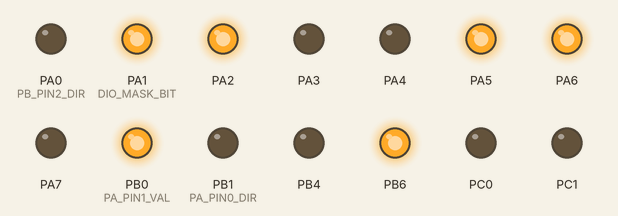
The program below on a simulated ATmega32, built with avr-gcc and emulated at 1 MHz. On the bench: output pins drawn as LEDs (lit = HIGH).

Above: at 0.1 s.
At 2.7 s:
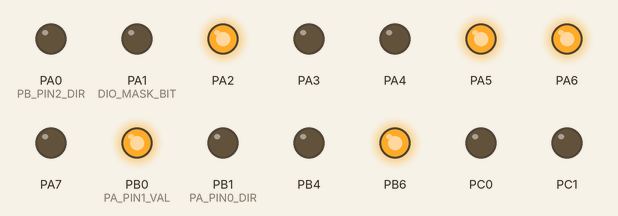
Timing chart, 0 to 3.0 s (numbered marks = the images above):
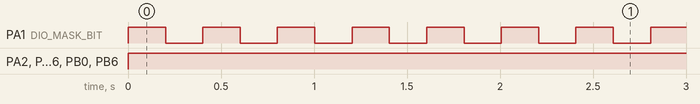

The program:

main.c
```c
/*
 * main.c
 *
 *  Created on: Dec 4, 2023
 *      Author: khaled
 */

#include "STD_TYPES.h"
#include "errorState.h"

#include "DIO_int.h"
#include "LED_conf.h"
#include "LED_int.h"

#include <util/delay.h>

extern LED_T LED_AStrLedConf[LED_NUM];

int main() {
	DIO_enuInit();
	LED_enuInit(LED_AStrLedConf);
	while (1) {
		LED_enuTurnOn(&LED_AStrLedConf[1]);
		_delay_ms(200);
		LED_enuTurnOff(&LED_AStrLedConf[1]);
		_delay_ms(200);

	}
}
```

LED_conf.c
```c
/*
 * LED_conf.c
 *
 *  Created on: Dec 4, 2023
 *      Author: khaled
 */
#include "errorState.h"
#include "STD_TYPES.h"

#include "LED_priv.h"
#include "LED_conf.h"
#include "DIO_int.h"

LED_T LED_AStrLedConf[LED_NUM] = {
		{ DIO_u8PORTA, DIO_u8PIN0, LED_SINK, LED_ON, }, { DIO_u8PORTA,
				DIO_u8PIN1, LED_SOURCE, LED_OFF, } };
```

LED_conf.h
```c
/*
 * LED_conf.h
 *
 *  Created on: Dec 4, 2023
 *      Author: khaled
 */

#ifndef LED_CONF_H_
#define LED_CONF_H_

#define LED_NUM  2

typedef struct{
	u8 LED_PortID;
	u8 LED_PinID;
	u8 LED_Connection;
	u8 LED_InitState;
}LED_T;


#endif /* LED_CONF_H_ */
```

LED_int.h
```c
#ifndef LED_INT_H_
#define LED_INT_H_


ES_t LED_enuInit(LED_T * Copy_pstrucLedConfig);

ES_t LED_enuTurnOn(LED_T * Copy_pstrucLedID);

ES_t LED_enuTurnOff(LED_T * Copy_pstrucLedID);

#endif /* LED_INT_H_ */
```

LED_priv.h
```c
/*
 * LED_priv.h
 *
 *  Created on: Dec 4, 2023
 *      Author: khaled
 */

#ifndef LED_PRIV_H_
#define LED_PRIV_H_

#define LED_SINK		0
#define LED_SOURCE		1

#define LED_ON			1
#define LED_OFF			0

#endif /* LED_PRIV_H_ */
```

LED_prog.c
```c
#include "errorState.h"
#include "STD_TYPES.h"

#include "LED_conf.h"
#include "LED_priv.h"

#include "DIO_int.h"

ES_t LED_enuInit(LED_T* Copy_pstrucLedConfig) {
	ES_t Local_enuErrorState = ES_NOTOK;
	if (Copy_pstrucLedConfig != NULL) {
		u8 Local_u8Iterator;

		for (Local_u8Iterator = 0; Local_u8Iterator < LED_NUM;
				++Local_u8Iterator) {

			DIO_enuSetPinDirection(
					Copy_pstrucLedConfig[Local_u8Iterator].LED_PortID,
					Copy_pstrucLedConfig[Local_u8Iterator].LED_PinID,
					DIO_u8OUTPUT);
			if (Copy_pstrucLedConfig[Local_u8Iterator].LED_Connection
					== LED_SOURCE) {

				if (Copy_pstrucLedConfig[Local_u8Iterator].LED_InitState
						== LED_ON)

				{
					Local_enuErrorState = DIO_enuSetPintValue(
							Copy_pstrucLedConfig[Local_u8Iterator].LED_PortID,
							Copy_pstrucLedConfig[Local_u8Iterator].LED_PinID,
							DIO_u8HIGH);
				} else if (Copy_pstrucLedConfig[Local_u8Iterator].LED_InitState
						== LED_OFF) {
					Local_enuErrorState = DIO_enuSetPintValue(
							Copy_pstrucLedConfig[Local_u8Iterator].LED_PortID,
							Copy_pstrucLedConfig[Local_u8Iterator].LED_PinID,
							DIO_u8LOW);
				} else {
					return ES_OUT_OF_RANGE;
				}

			} else if (Copy_pstrucLedConfig[Local_u8Iterator].LED_Connection
					== LED_SINK) {
				if (Copy_pstrucLedConfig[Local_u8Iterator].LED_InitState
						== LED_ON)

				{
					Local_enuErrorState = DIO_enuSetPintValue(
							Copy_pstrucLedConfig[Local_u8Iterator].LED_PortID,
							Copy_pstrucLedConfig[Local_u8Iterator].LED_PinID,
							DIO_u8LOW);
				} else if (Copy_pstrucLedConfig[Local_u8Iterator].LED_InitState
						== LED_OFF) {
					Local_enuErrorState = DIO_enuSetPintValue(
							Copy_pstrucLedConfig[Local_u8Iterator].LED_PortID,
							Copy_pstrucLedConfig[Local_u8Iterator].LED_PinID,
							DIO_u8HIGH);
				} else {
					return ES_OUT_OF_RANGE;
				}

			} else {
				return ES_OUT_OF_RANGE;
			}

		}

	} else {
		return ES_NULL_POINTER;
	}

	return Local_enuErrorState;

}

ES_t LED_enuTurnOn(LED_T* Copy_pstrucLedID) {
	ES_t Local_enuErrorState = ES_NOTOK;
	if (Copy_pstrucLedID != NULL) {
		if (Copy_pstrucLedID->LED_Connection == LED_SOURCE) {
			Local_enuErrorState = DIO_enuSetPintValue(
					Copy_pstrucLedID->LED_PortID, Copy_pstrucLedID->LED_PinID,
					DIO_u8HIGH);
		} else if (Copy_pstrucLedID->LED_Connection == LED_SINK) {
			Local_enuErrorState = DIO_enuSetPintValue(
					Copy_pstrucLedID->LED_PortID, Copy_pstrucLedID->LED_PinID,
					DIO_u8LOW);
		} else {
			return ES_OUT_OF_RANGE;
		}

	} else {
		Local_enuErrorState = ES_NULL_POINTER;
	}

	return Local_enuErrorState;

}
ES_t LED_enuTurnOff(LED_T* Copy_pstrucLedID) {
	ES_t Local_enuErrorState = ES_NOTOK;
	if (Copy_pstrucLedID != NULL) {
		if (Copy_pstrucLedID->LED_Connection == LED_SOURCE) {
			Local_enuErrorState = DIO_enuSetPintValue(
					Copy_pstrucLedID->LED_PortID, Copy_pstrucLedID->LED_PinID,
					DIO_u8LOW);
		} else if (Copy_pstrucLedID->LED_Connection == LED_SINK) {
			Local_enuErrorState = DIO_enuSetPintValue(
					Copy_pstrucLedID->LED_PortID, Copy_pstrucLedID->LED_PinID,
					DIO_u8HIGH);
		} else {
			return ES_OUT_OF_RANGE;
		}

	} else {
		Local_enuErrorState = ES_NULL_POINTER;
	}

	return Local_enuErrorState;

}
```

errorState.h
```c
/*
 * errorState.h
 *
 *  Created on: Nov 30, 2023
 *      Author: khaled
 */

#ifndef ERRORSTATE_H_
#define ERRORSTATE_H_

typedef enum
{
	ES_NOTOK,
	ES_OK,
	ES_OUT_OF_RANGE,
	ES_NULL_POINTER,
}ES_t;

#endif /* ERRORSTATE_H_ */
```

DIO_config.h
```c
/*
 * DIO_config.h
 *
 *  Created on: Nov 30, 2023
 *      Author: khaled
 */

#ifndef DIO_CONFIG_H_
#define DIO_CONFIG_H_

#define PA_PIN0_DIR		OUTPUT
#define PA_PIN1_DIR		OUTPUT
#define PA_PIN2_DIR		OUTPUT
#define PA_PIN3_DIR		OUTPUT
#define PA_PIN4_DIR		OUTPUT
#define PA_PIN5_DIR		OUTPUT
#define PA_PIN6_DIR		OUTPUT
#define PA_PIN7_DIR		OUTPUT

#define PB_PIN0_DIR		OUTPUT
#define PB_PIN1_DIR		OUTPUT
#define PB_PIN2_DIR		INPUT
#define PB_PIN3_DIR		INPUT
#define PB_PIN4_DIR		OUTPUT
#define PB_PIN5_DIR		INPUT
#define PB_PIN6_DIR		OUTPUT
#define PB_PIN7_DIR		INPUT

#define PC_PIN0_DIR		OUTPUT
#define PC_PIN1_DIR		OUTPUT
#define PC_PIN2_DIR		OUTPUT
#define PC_PIN3_DIR		OUTPUT
#define PC_PIN4_DIR		OUTPUT
#define PC_PIN5_DIR		OUTPUT
#define PC_PIN6_DIR		OUTPUT
#define PC_PIN7_DIR		OUTPUT

#define PD_PIN0_DIR		OUTPUT
#define PD_PIN1_DIR		OUTPUT
#define PD_PIN2_DIR		INPUT
#define PD_PIN3_DIR		INPUT
#define PD_PIN4_DIR		OUTPUT
#define PD_PIN5_DIR		INPUT
#define PD_PIN6_DIR		OUTPUT
#define PD_PIN7_DIR		INPUT


#define PA_PIN0_VAL       HIGH
#define PA_PIN1_VAL       LOW
#define PA_PIN2_VAL       PULL_UP
#define PA_PIN3_VAL       FLOAT
#define PA_PIN4_VAL       LOW
#define PA_PIN5_VAL       PULL_UP
#define PA_PIN6_VAL       HIGH
#define PA_PIN7_VAL       FLOAT

#define PB_PIN0_VAL        HIGH
#define PB_PIN1_VAL        LOW
#define PB_PIN2_VAL        PULL_UP
#define PB_PIN3_VAL        FLOAT
#define PB_PIN4_VAL        LOW
#define PB_PIN5_VAL        PULL_UP
#define PB_PIN6_VAL        HIGH
#define PB_PIN7_VAL        FLOAT

#define PC_PIN0_VAL        LOW
#define PC_PIN1_VAL        LOW
#define PC_PIN2_VAL        LOW
#define PC_PIN3_VAL        LOW
#define PC_PIN4_VAL        LOW
#define PC_PIN5_VAL        LOW
#define PC_PIN6_VAL        LOW
#define PC_PIN7_VAL        LOW

#define PD_PIN0_VAL        HIGH
#define PD_PIN1_VAL        LOW
#define PD_PIN2_VAL        PULL_UP
#define PD_PIN3_VAL        FLOAT
#define PD_PIN4_VAL        LOW
#define PD_PIN5_VAL        PULL_UP
#define PD_PIN6_VAL        HIGH
#define PD_PIN7_VAL        FLOAT


#endif /* DIO_CONFIG_H_ */
```

DIO_int.h
```c
#include "errorState.h"
#ifndef DIO_INT_H_
#define DIO_INT_H_

#define DIO_u8PORTA	0
#define DIO_u8PORTB	1
#define DIO_u8PORTC	2
#define DIO_u8PORTD	3


#define DIO_u8PIN0	0
#define DIO_u8PIN1	1
#define DIO_u8PIN2	2
#define DIO_u8PIN3	3
#define DIO_u8PIN4	4
#define DIO_u8PIN5	5
#define DIO_u8PIN6	6
#define DIO_u8PIN7	7


#define DIO_u8INPUT		0
#define DIO_u8OUTPUT	1

#define DIO_u8HIGH		1
#define DIO_u8LOW		0

#define DIO_u8PULL_UP 	1
#define DIO_u8FLOAT 	0


ES_t DIO_enuInit(void);
ES_t DIO_enuSetPortDirection( u8 Copy_u8PortID, u8 Copy_u8Value);
ES_t DIO_enuSetPortValue( u8 Copy_u8PortID, u8 Copy_u8Value);
ES_t DIO_enuTogPort(u8 Copy_u8PortID);
ES_t DIO_enuGetPortValue( u8 Copy_u8PortID, u8* Copy_pu8Value);
ES_t DIO_enuTogPit(u8 Copy_u8PortID,  u8 Copy_u8PinID );
ES_t DIO_enuGetPinValue( u8 Copy_u8PortID,  u8 Copy_u8PinID , u8* Copy_pu8Value);
ES_t DIO_enuSetPinDirection( u8 Copy_u8PortID,  u8 Copy_u8PinID ,u8 Copy_u8Value);
ES_t DIO_enuSetPintValue( u8 Copy_u8PortID, u8 Copy_u8PinID ,u8 Copy_u8Value);
#endif /* DIO_INT_H_ */
```

DIO_priv.h
```c
/*
 * DIO_priv.h
 *
 *  Created on: Nov 30, 2023
 *      Author: khaled
 */

#ifndef DIO_PRIV_H_
#define DIO_PRIV_H_

#define DIO_MASK_BIT	1

#define DIO_PORTA	0
#define DIO_PORTB	1
#define DIO_PORTC	2
#define DIO_PORTD	3

#define DIO_PIN0	0
#define DIO_PIN1	1
#define DIO_PIN2	2
#define DIO_PIN3	3
#define DIO_PIN4	4
#define DIO_PIN5	5
#define DIO_PIN6	6
#define DIO_PIN7	7


#define INPUT 0
#define OUTPUT 1

#define HIGH 1
#define LOW 0
#define PULL_UP 1
#define FLOAT 0

#define PORTA_Address	(0x3B)
#define DDRA_Address	(0x3A)
#define PINA_Address	(0x39)

#define PORTB_Address	(0x38)
#define DDRB_Address	(0x37)
#define PINB_Address	(0x36)

#define PORTC_Address	(0x35)
#define DDRC_Address	(0x34)
#define PINC_Address	(0x33)

#define PORTD_Address	(0x32)
#define DDRD_Address	(0x31)
#define PIND_Address	(0x30)

#define PORTA 	*(( u8*)PORTA_Address)
#define DDRA 	*(( u8*)DDRA_Address)
#define PINA 	*((volatile u8*)PINA_Address)

#define PORTB 	*(( u8*)PORTB_Address)
#define DDRB 	*(( u8*)DDRB_Address)
#define PINB 	*((volatile u8*)PINB_Address)

#define PORTC 	*(( u8*)PORTC_Address)
#define DDRC 	*(( u8*)DDRC_Address)
#define PINC 	*((volatile u8*)PINC_Address)

#define PORTD 	*(( u8*)PORTD_Address)
#define DDRD 	*(( u8*)DDRD_Address)
#define PIND 	*((volatile u8*)PIND_Address)

#define CONC_HELP(h7,h6,h5,h4,h3,h2,h1,h0) 0b##h7##h6##h5##h4##h3##h2##h1##h0
#define CONC(h7,h6,h5,h4,h3,h2,h1,h0)		CONC_HELP(h0,h1,h2,h3,h4,h5,h6,h7)

#endif /* DIO_PRIV_H_ */
```

DIO_prog.c
```c
#include  "STD_TYPES.h"
#include  "errorState.h"
#include  "DIO_config.h"
#include  "DIO_priv.h"

ES_t DIO_enuInit(void) {
	ES_t Local_enuErrorState = ES_NOTOK;
	DDRA = CONC(PA_PIN0_DIR, PA_PIN1_DIR, PA_PIN2_DIR, PA_PIN3_DIR, PA_PIN4_DIR,
	PA_PIN5_DIR, PA_PIN6_DIR, PA_PIN7_DIR);
	DDRB = CONC(PB_PIN0_DIR, PB_PIN1_DIR, PB_PIN2_DIR, PB_PIN3_DIR, PB_PIN4_DIR,
	PB_PIN5_DIR, PB_PIN6_DIR, PB_PIN7_DIR);
	DDRC = CONC(PC_PIN0_DIR, PC_PIN1_DIR, PC_PIN2_DIR, PC_PIN3_DIR, PC_PIN4_DIR,
	PC_PIN5_DIR, PC_PIN6_DIR, PC_PIN7_DIR);
	DDRD = CONC(PD_PIN0_DIR, PD_PIN1_DIR, PD_PIN2_DIR, PD_PIN3_DIR, PD_PIN4_DIR,
	PD_PIN5_DIR, PD_PIN6_DIR, PD_PIN7_DIR);
	PORTA = CONC(PA_PIN0_VAL, PA_PIN1_VAL, PA_PIN2_VAL, PA_PIN3_VAL,
	PA_PIN4_VAL, PA_PIN5_VAL, PA_PIN6_VAL, PA_PIN7_VAL);
	PORTB = CONC(PB_PIN0_VAL, PB_PIN1_VAL, PB_PIN2_VAL, PB_PIN3_VAL,
	PB_PIN4_VAL, PB_PIN5_VAL, PB_PIN6_VAL, PB_PIN7_VAL);
	PORTC = CONC(PC_PIN0_VAL, PC_PIN1_VAL, PC_PIN2_VAL, PC_PIN3_VAL,
	PC_PIN4_VAL, PC_PIN5_VAL, PC_PIN6_VAL, PC_PIN7_VAL);
	PORTD = CONC(PD_PIN0_VAL, PD_PIN1_VAL, PD_PIN2_VAL, PD_PIN3_VAL,
	PD_PIN4_VAL, PD_PIN5_VAL, PD_PIN6_VAL, PD_PIN7_VAL);
	 Local_enuErrorState = ES_OK;

	return Local_enuErrorState;
}

ES_t DIO_enuSetPortDirection(u8 Copy_u8PortID, u8 Copy_u8Value) {
	ES_t Local_enuErrorState = ES_NOTOK;
	if (Copy_u8PortID <= DIO_PORTD) {
		switch (Copy_u8PortID) {
			case DIO_PORTA:
			DDRA = Copy_u8Value;
			break;
			case DIO_PORTB:
			DDRB = Copy_u8Value;
			break;
			case DIO_PORTC:
			DDRC = Copy_u8Value;
			break;
			case DIO_PORTD:
			DDRD = Copy_u8Value;
			break;
		}
		Local_enuErrorState = ES_OK;
		} else {
		Local_enuErrorState = ES_OUT_OF_RANGE;
	}

	return Local_enuErrorState;
}

ES_t DIO_enuSetPortValue(u8 Copy_u8PortID, u8 Copy_u8Value) {
	ES_t Local_enuErrorState = ES_NOTOK;
	if (Copy_u8PortID <= DIO_PORTD) {
		switch (Copy_u8PortID) {
			case DIO_PORTA:
			PORTA = Copy_u8Value;
			break;
			case DIO_PORTB:
			PORTB = Copy_u8Value;
			break;
			case DIO_PORTC:
			PORTC = Copy_u8Value;
			break;
			case DIO_PORTD:
			PORTD = Copy_u8Value;
			break;
		}
		Local_enuErrorState = ES_OK;
		} else {
		Local_enuErrorState = ES_OUT_OF_RANGE;
	}
	return Local_enuErrorState;
}

ES_t DIO_enuTogPort(u8 Copy_u8PortID) {
	ES_t Local_enuErrorState = ES_NOTOK;
	if (Copy_u8PortID <= DIO_PORTD) {
		switch (Copy_u8PortID) {
			case DIO_PORTA:
			PORTA = ~PORTA;
			break;
			case DIO_PORTB:
			PORTB = ~PORTB;
			break;
			case DIO_PORTC:
			PORTC = ~PORTC;
			break;
			case DIO_PORTD:
			PORTD = ~PORTD;
			break;
		}
		Local_enuErrorState = ES_OK;
		} else {
		Local_enuErrorState = ES_OUT_OF_RANGE;
	}
	return Local_enuErrorState;
}

ES_t DIO_enuGetPortValue(u8 Copy_u8PortID, u8* Copy_pu8Value) {
	ES_t Local_enuErrorState = ES_NOTOK;
	if (Copy_pu8Value != NULL) {
		if (Copy_u8PortID <= DIO_PORTD) {
			switch (Copy_u8PortID) {
				case DIO_PORTA:
				*Copy_pu8Value = PINA;
				break;
				case DIO_PORTB:
				*Copy_pu8Value = PINB;
				break;
				case DIO_PORTC:
				*Copy_pu8Value = PINC;
				break;
				case DIO_PORTD:
				*Copy_pu8Value = PIND;
				break;
			}
			Local_enuErrorState = ES_OK;

			} else {
			Local_enuErrorState = ES_OUT_OF_RANGE;
		}
		} else {
		Local_enuErrorState = ES_NULL_POINTER;
	}
	return Local_enuErrorState;
}

ES_t DIO_enuGetPinValue(u8 Copy_u8PortID, u8 Copy_u8PinID, u8* Copy_pu8Value) {
	ES_t Local_enuErrorState = ES_NOTOK;
	if (Copy_pu8Value != NULL) {
		if (Copy_u8PortID <= DIO_PORTD && Copy_u8PinID <= DIO_PIN7) {
			switch (Copy_u8PortID) {
				case DIO_PORTA:
				*Copy_pu8Value = ((PINA >> Copy_u8PinID) & DIO_MASK_BIT);
				break;
				case DIO_PORTB:
				*Copy_pu8Value = ((PINB >> Copy_u8PinID) & DIO_MASK_BIT);
				break;
				case DIO_PORTC:
				*Copy_pu8Value = ((PINC >> Copy_u8PinID) & DIO_MASK_BIT);
				break;
				case DIO_PORTD:
				*Copy_pu8Value = ((PIND >> Copy_u8PinID) & DIO_MASK_BIT);
				break;
			}
			Local_enuErrorState = ES_OK;
			} else {
			Local_enuErrorState = ES_OUT_OF_RANGE;
		}
		} else {
		Local_enuErrorState = ES_NULL_POINTER;
	}
	return Local_enuErrorState;
}

ES_t DIO_enuTogPit(u8 Copy_u8PortID, u8 Copy_u8PinID) {
	ES_t Local_enuErrorState = ES_NOTOK;
	if (Copy_u8PortID <= DIO_PORTD && Copy_u8PinID <= DIO_PIN7) {
		Local_enuErrorState = ES_OK;

		Local_enuErrorState = ES_OK;
		switch (Copy_u8PortID) {
			case DIO_PORTA:
			PORTA ^= (DIO_MASK_BIT << Copy_u8PinID);
			break;
			case DIO_PORTB:
			PORTB ^= (DIO_MASK_BIT << Copy_u8PinID);
			break;
			case DIO_PORTC:
			PORTC ^= (DIO_MASK_BIT << Copy_u8PinID);
			break;
			case DIO_PORTD:
			PORTD ^= (DIO_MASK_BIT << Copy_u8PinID);
			break;
		}

		} else {
		Local_enuErrorState = ES_OUT_OF_RANGE;
	}
	return Local_enuErrorState;
}

ES_t DIO_enuSetPinDirection(u8 Copy_u8PortID, u8 Copy_u8PinID, u8 Copy_u8Value) {
	ES_t Local_enuErrorState = ES_NOTOK;
	if (Copy_u8PortID <= DIO_PORTD && Copy_u8PinID <= DIO_PIN7
	&& Copy_u8Value <= OUTPUT) {
		switch (Copy_u8PortID) {
			case DIO_PORTA:
			DDRA &= ~(DIO_MASK_BIT << Copy_u8PinID);
			DDRA |= (Copy_u8Value << Copy_u8PinID);
			break;
			case DIO_PORTB:
			DDRB &= ~(DIO_MASK_BIT << Copy_u8PinID);
			DDRB |= (Copy_u8Value << Copy_u8PinID);
			break;
			case DIO_PORTC:
			DDRC &= ~(DIO_MASK_BIT << Copy_u8PinID);
			DDRC |= (Copy_u8Value << Copy_u8PinID);
			break;
			case DIO_PORTD:
			DDRD &= ~(DIO_MASK_BIT << Copy_u8PinID);
			DDRD |= (Copy_u8Value << Copy_u8PinID);
			break;
		}
		Local_enuErrorState = ES_OK;

		} else {
		Local_enuErrorState = ES_OUT_OF_RANGE;
	}
	return Local_enuErrorState;
}
ES_t DIO_enuSetPintValue(u8 Copy_u8PortID, u8 Copy_u8PinID, u8 Copy_u8Value) {
	ES_t Local_enuErrorState = ES_NOTOK;
	if (Copy_u8PortID <= DIO_PORTD && Copy_u8PinID <= DIO_PIN7
	&& Copy_u8Value <= OUTPUT) {

		switch (Copy_u8PortID) {
			case DIO_PORTA:
			PORTA &= ~(DIO_MASK_BIT << Copy_u8PinID);
			PORTA |= (Copy_u8Value << Copy_u8PinID);
			break;
			case DIO_PORTB:
			PORTB &= ~(DIO_MASK_BIT << Copy_u8PinID);
			PORTB |= (Copy_u8Value << Copy_u8PinID);
			break;
			case DIO_PORTC:
			PORTC &= ~(DIO_MASK_BIT << Copy_u8PinID);
			PORTC |= (Copy_u8Value << Copy_u8PinID);
			break;
			case DIO_PORTD:
			PORTD &= ~(DIO_MASK_BIT << Copy_u8PinID);
			PORTD |= (Copy_u8Value << Copy_u8PinID);
			break;
		}
		Local_enuErrorState = ES_OK;
		} else {
		Local_enuErrorState = ES_OUT_OF_RANGE;
	}
	return Local_enuErrorState;
}
```

STD_TYPES.h
```c
#ifndef _STD_TYPES_H
#define _STD_TYPES_H

typedef unsigned char u8;
typedef unsigned short int u16;
typedef unsigned long  int u32;

typedef signed char s8;
typedef signed short int s16;
typedef signed long  int s32;

typedef float  f32;
typedef double f64;

#define NULL (void *)0

#define NO_ERROR		0
#define ERROR			1
#define NULL_PTR_ERROR	2

#endif
```

Measured:
- by itself, PA1 (DIO_MASK_BIT): alternates HIGH for 0.20 s and LOW for 0.20 s
- by itself, PA2, PA5, PA6, PB0 (PA_PIN1_VAL), PB6: LOW → HIGH at 0.00 s
